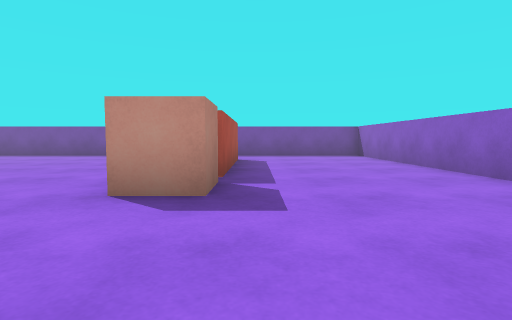
View 1 (above)

13 first-person views from a walk through a Unity game level. The camera is 0.58 m above the floor, tilts 4° down and sees 80° across. The floor is counted in squares, 1 m on a side. Each view is taken from the middle of a square. On the plan, view 1 faces up. The plan holds only what a view shows up to about 9 squares ahead; the rest is blank. The player character is not drawn.

View 2
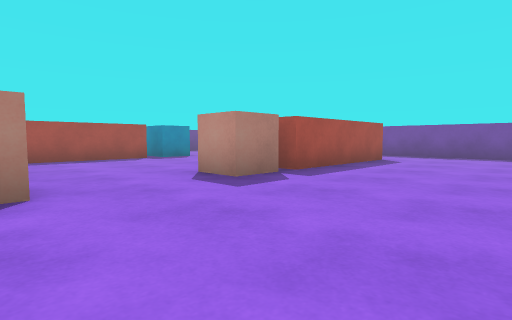

View 3
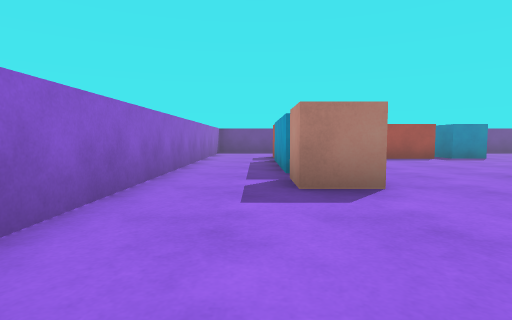

View 4
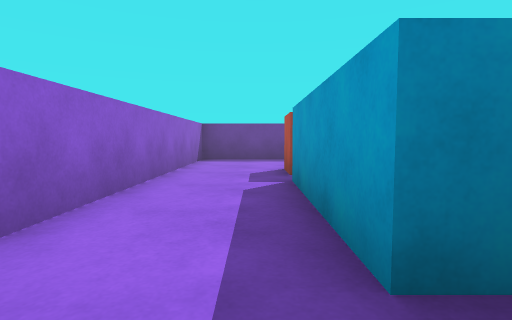

View 5
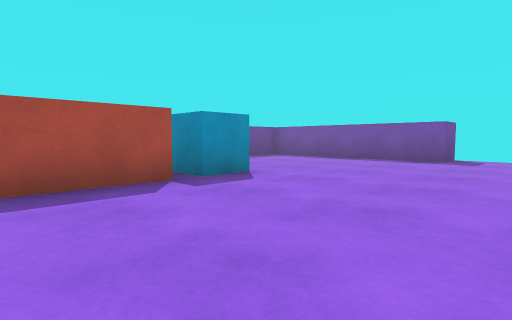

View 6
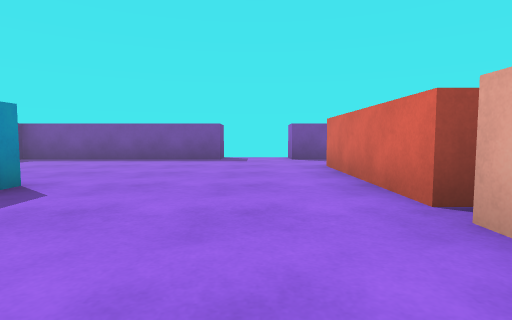

View 7
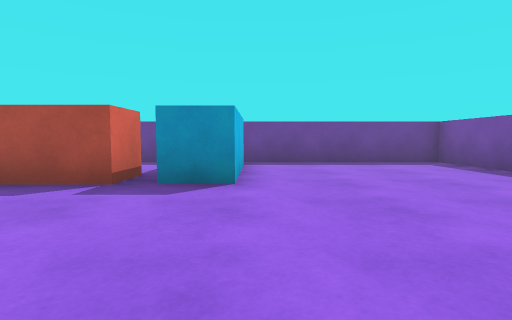

View 8
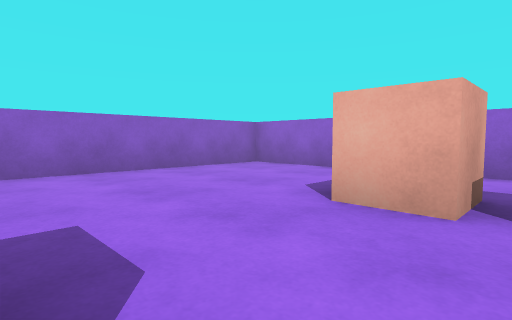

View 9
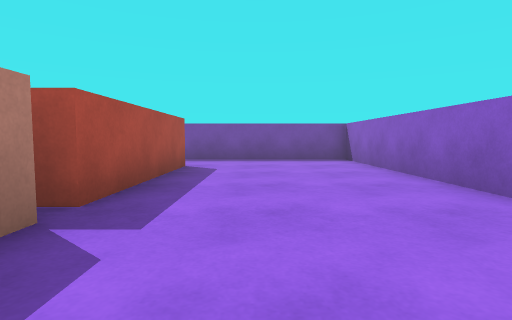

View 10
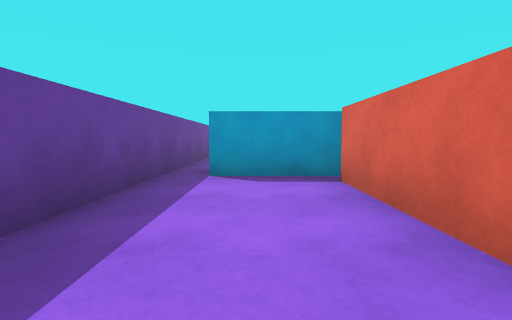

View 11
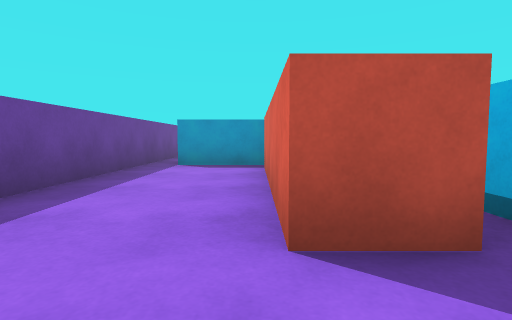

View 12
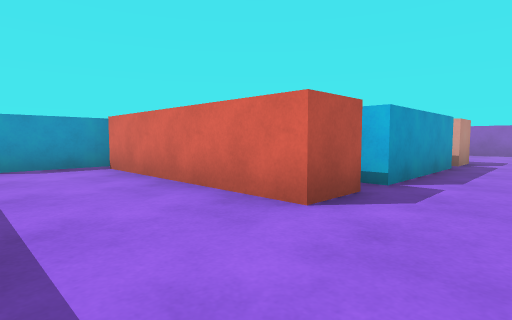

View 13
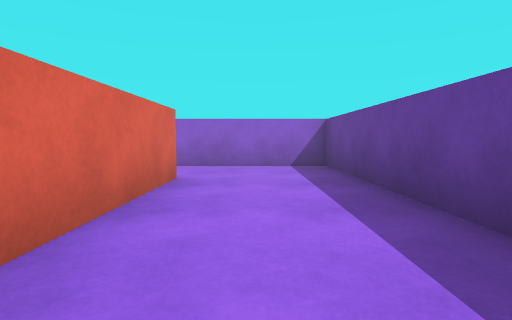

### Floor plan
Points are (right, up) in squares from view 1. A wall is a line through its corners. A room is listed if a view was taken in it or the views show most of it. See-through windows are left out.
Room 1 (views 1, 2, 3, 4, 5, 6, 7, 8, 9, 10, 11, 12, 13)
walls: (-2.1, 0) (-2.1, -0.5) (-5.2, -0.5); (-0.5, 8.5) (-0.5, 4.6) (-1.5, 4.6) (-1.5, 8.5); (-5.8, -0.5) (-6.8, -0.5) (-6.8, 4.2) (-5.8, 4.2) (-5.8, 1.2); (-8.5, 5.7) (-5.8, 5.7) (-5.8, 4.7) (-8.8, 4.7); (3.5, 4.1) (3.5, 10.5) (-2, 10.5); (-4, 11.5) (-4, 10.5) (-9.5, 10.5) (-9.5, -2.5) (3.5, -2.5) (3.5, 2.6)
ways out: gap at (-2, 0)
objects: cube (-1, 0); cube (-1, 3) to (-1, 4)

Where each view was taken, in squares from view 1:
view 1: 0 up, 0 right, facing up
view 2: 0 up, 3 right, facing up-left
view 3: 1 down, 3 right, facing left
view 4: 1 down, 1 left, facing left
view 5: 2 up, 2 left, facing up-left
view 6: 2 up, 3 left, facing up
view 7: 6 up, 2 left, facing left
view 8: 3 up, 2 left, facing down-right
view 9: 2 up, 1 right, facing up
view 10: 0 up, 8 left, facing up
view 11: 2 down, 7 left, facing up
view 12: 2 down, 9 left, facing up-right
view 13: 4 up, 8 left, facing down
